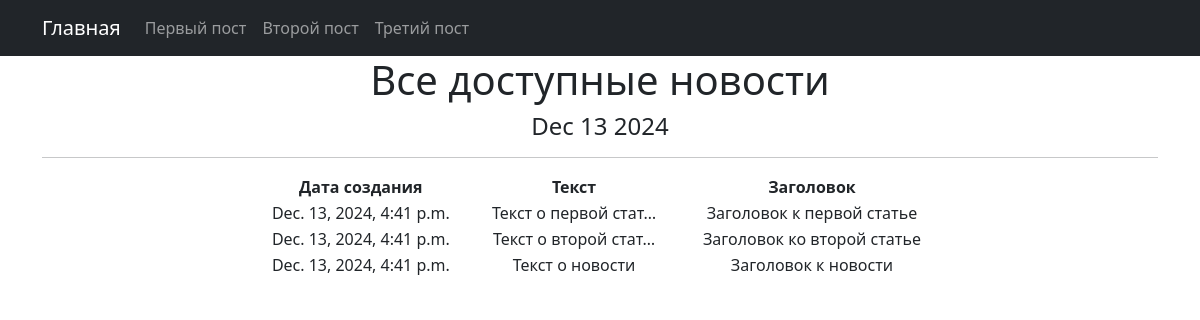
Page /news/ on the committed database.
### news/models.py (models this page shows, shortened)
class Post(models.Model):
    news = "NW"
    article = "AR"
    POST_TYPES = [
        (news, "Новость"),
        (article, "Статья")]
    author = models.ForeignKey(Author, on_delete = models.CASCADE)
    choice_field = models.CharField(max_length = 2, choices = POST_TYPES, default = news)
    time_of_text_creation = models.DateTimeField(auto_now_add = True)
    relation_with_post_and_category = models.ManyToManyField(Category, through = "PostCategory")
    article_title = models.CharField(max_length = 255)
    article_text = models.TextField()
    rating = models.IntegerField(default = 0)

### news/views.py (the view)
# urls.py: path('', InputPost.as_view()),
class InputPost(ListView):
    model = Post
    template_name = 'posts.html'
    context_object_name = 'posts'
    def get_context_data(self, **kwargs):
        context = super().get_context_data(**kwargs)
        context['time_now'] = datetime.utcnow()
        return context

### news/templatetags/custom_filters.py (called while the page is built)
@register.filter()
def censor(value):
    for badword in badwords:
        value = value.replace(badword[1:], '*' * len(badword[1:]))
    return value

### news/templatetags/custom_tags.py (called while the page is built)
@register.simple_tag()
def current_time(format_string='%b %d %Y'):
   return datetime.utcnow().strftime(format_string)

### templates/posts.html (shortened to what this page needs)
{% extends 'flatpages/default.html' %}
{% load custom_filters %}
{% load custom_tags %}
{% block content %}
   <h1>Все доступные новости</h1>
   <h4>{% current_time '%b %d %Y' %}</h4>
   <hr>
   {% if posts %}
       <table style="height: 40px; margin-left: auto; margin-right: auto;" width="700">
           <tr>
               <td><b>Дата создания</b></td>
               <td><b>Текст</b></td>
               <td><b>Заголовок</b></td>
           </tr>
           {% for post in posts %}
           <tr>
               <td>{{ post.time_of_text_creation }}</td>
               <td>{{ post.article_text|truncatechars:20|censor }}</td>
               <td>{{ post.article_title|censor }}<td>
           </tr>
           {% endfor %}
       </table>
   {% else %}
       <h2>Доступных новостей нет!</h2>!
   {% endif %}
{% endblock content %}

### templates/flatpages/default.html (shortened to what this page needs)
<!DOCTYPE html>
<html lang="en">
    <head>
        {% load static %}
        <link href="{% static 'css/styles.css' %}" rel="stylesheet" />
    </head>
    <body>
        <nav class="navbar navbar-expand-lg navbar-dark bg-dark static-top">
            <div class="container">
                <a class="navbar-brand" href="/news/">Главная</a>
            <div class="collapse navbar-collapse" id="navbarResponsive">
                <ul class="navbar-nav ml-auto">
                    <li class="nav-item active">
                        <a class="nav-link" href="/news/1">Первый пост</a>
                    </li>
                    <li class="nav-item">
                        <a class="nav-link" href="/news/2">Второй пост</a>
                    </li>
                    <li class="nav-item">
                        <a class="nav-link" href="/news/3">Третий пост</a>
                    </li>
                </ul>
            </div>
        </div>
    </nav>
        <div class="container">
            <div class="row">
                <div class="col-lg-12 text-center">
                    {% block content %}{% endblock content %}
                </div>
            </div>
        </div>
    </body>
</html>

### rows in the picture
Post: time_of_text_creation "Dec. 13, 2024, 4:41 p.m.", article_text|censor "Текст о первой стат…", article_title|censor "Заголовок к первой статье"
Post: time_of_text_creation "Dec. 13, 2024, 4:41 p.m.", article_text|censor "Текст о второй стат…", article_title|censor "Заголовок ко второй статье"
Post: time_of_text_creation "Dec. 13, 2024, 4:41 p.m.", article_text|censor "Текст о новости", article_title|censor "Заголовок к новости"
